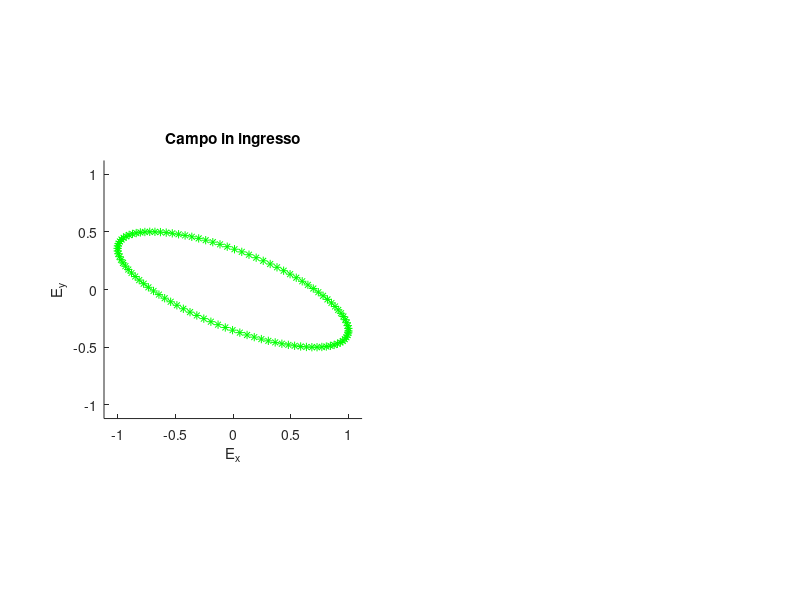

Source code (MATLAB): (Note: this script raises an error after producing the figure.)
% STUDIO DELLA POLARIZZAZIONE CON LE MATRICI DI JONES
% convenzione cos(kz-wt + phi) e guardare l'onda che ci arriva
% agli occhi.
% Le matrici di Jones sono delle matrici 2x2 che permettono di trasformare
% le componenti complesse Ex, Ey dei campi. Sono comode per gestire la luce
% polarizzata.
% 
% Author:       Andrea Farina
% Institution:  CNR - IFN
% email:        andrea.farina@polimi.it 
% March 2021; Last revision: 17-March-2022

close all;clearvars;
%% DEFINIZIONE DELLE MATRICI DI JONES
% Polarizzatore con asse orizzontale
P_H = [1,0;0 0];

% Polarizzatore con asse verticale
P_V = [0 0; 0 1];
%% rotazione di una matrice J
% matrice rotazione rispetto all'orizzontale
Jt = @(theta)[cos(theta) sin(theta);-sin(theta) cos(theta)];

% matrice lamina ritardatrice con asse fast parallelo all'asse X 
% (quindi ritardo la componenti y)
LR = @(phi)[1 0;0 exp(1i*phi)];

% ritardatore circolare Faraday
CR = @(delta)[cos(delta) sin(delta);-sin(delta) cos(delta)];

%% COMPONENTI OTTICI
% polarizzatore con asse ottico orientato di un angolo alfa rispetto a X
P= @(alfa)Jt(-alfa)*P_H*Jt(alfa);

% lamina a l/4 con asse ottico orientato di un angolo alfa rispetto a X
L4 = @(alfa)Jt(-alfa)*LR(pi/2)*Jt(alfa);

% lamina a l/2 con asse ottico orientato di un angolo alfa rispetto a X
L2 = @(alfa)Jt(-alfa)*LR(pi)*Jt(alfa);

% lamina con sfasamento generico eta con asse ottico orientato di un angolo
% alfa rispetto a X
Leta = @(eta,alfa)Jt(-alfa)*LR(eta)*Jt(alfa);

%% PROPAGAZIONE
% Le matrici di Jones sono inserite in ordine inverso alla propagazione
%% Inserire qui il vettore [Ex;Ey] complesso del campo di partenza
% Es 1
E = [sqrt(41/2); sqrt(41/2)*exp(1i*1.3495)];
% Es 2 
E=[1;sqrt(2)*exp(-1i*pi/4)];

E = [1;0.5*exp(1i*3*pi/4)];%*exp(1i*pi/2)];
%E = [5/sqrt(2);5/sqrt(2)*exp(1i*0.2838)];
%E = [sqrt(97/2);sqrt(97/2)*exp(1i*0.8364)];
%E=E./norm(E);

%% Inserire qui la matrice di propagazione
% comporre in ordine inverso le funzioni implicite sopra nella sezione
% "Componenti Ottici"
M=L2(pi/6);
M = 1;%L2(pi/3);%L2(0);%L4(0);%1;%L4(pi/3);%
%% ========================================================================
% campo in uscita
Ef=M*E;
%% PLOT
N = 100;
key = 6.3/N;
zed = 1:N;
prop=exp(1i*key*zed);
figure(1),
% plot campo in ingresso (osservare la rotazione!)
subplot(1,2,1),axis square,title('Campo in ingresso'),
xlabel('E_x');ylabel('E_y'),
xlim([-norm(E) norm(E)]);ylim([-norm(E) norm(E)]);
hold;drawnow;
for k=1:numel(prop)
    plot(real(E(1)*prop(k)),real(E(2)*prop(k)),'g*'),grid;
    drawnow;%pause(0.001);
end
yline(0,'LineWidth',1.5),xline(0,'LineWidth',1.5),grid
subplot(1,2,2),axis square,title('Campo in uscita'),
xlabel('E_x');ylabel('E_y'),
xlim([-norm(Ef) norm(Ef)]);ylim([-norm(Ef) norm(Ef)]);
hold;drawnow;
for k=1:numel(prop)
    plot(real(Ef(1)*prop(k)),real(Ef(2)*prop(k)),'g*'),grid;
    drawnow;%pause(0.001);
end
yline(0,'LineWidth',1.5),xline(0,'LineWidth',1.5),grid

%% PARAMETRI DI STOKES
S(1)=(Ef'*Ef);
S(2)=(abs(Ef(1))).^2-(abs(Ef(2))).^2;
S(3)=2*real(Ef(1)*conj(Ef(2)));
S(4)=-2*imag(Ef(1)*conj(Ef(2)));
S(abs(S)<=eps)=0;
disp('------ Parametri di Stokes -------');
disp(['I = ' num2str(S(1))]);
disp(['Q = ' num2str(S(2))]);
disp(['U = ' num2str(S(3))]);
disp(['V = ' num2str(S(4))]);

%% PARAMETRI DELL'ELLISSE
% assi dell'ellisse
a=sqrt(1/2*(S(1)+sqrt(S(2)^2+S(3)^2)));
b=sqrt(1/2*(S(1)-sqrt(S(2)^2+S(3)^2)));

%cos2psi=S(2)./sqrt(S(1)^2-S(4)^2);
%ax_ang=acos(cos2psi)/2;

tan2psi=S(3)/S(2);
ax_ang=atan(tan2psi)/2;

%sin2psi = S(3)./sqrt(S(2)^2+S(3)^2);
%ax_ang = asin(sin2psi)/2;

ax_ang=ax_ang/pi*180;
if abs(Ef(1))<abs(Ef(2))
    ax_ang = ax_ang + 90;
end

disp('----- Parametri dell''ellisse -----');
disp(['Psi =' num2str(ax_ang)]);
disp(['a = ' num2str(a)]);
disp(['b = ' num2str(b)]);
%% ==== campo in uscita
disp('------- Campo in uscita ---------');
disp(['Ex = ',num2str(Ef(1))]);
disp(['Ey = ',num2str(Ef(2))]);
%% utilizzo del toolbox PhaseArray
%   figure,polellip(Ef)
%   [TAU,EPSILON,AR,RS] = polellip(Ef);
%% 03/03/2021 per il corso ILM facciamo il plot al variare dell'angolo di
%% un polarizzatore. Misura di intensità
theta = linspace(-pi/4,pi,360);
for i = 1:numel(theta)
    aa = P(theta(i))*Ef;
    I(i) = norm(aa)^2;%abs(aa(1))^2+abs(aa(2))^2;
end
thetad = theta*180/pi;
figure1 = figure;
plot(thetad,I),xlim([-45 180]),xlabel('\theta','FontSize',16),
ylabel('I_{riv}(\theta)','FontSize',16),grid
yline(norm(Ef)^2/2,'LineWidth',1.5)
xline(0,'LineWidth',1);
ylim([b^2*(0.8) a^2*(1.1)])
%% disegnamo le linee e punti interessanti
yline(a^2,'r','LineWidth',1);
yline(b^2,'b','LineWidth',1);
xline(ax_ang,'g','LineWidth',1);
hold on
%plot(45,0.5*(S(1) + S(2)),'*')
%% crea labels sul grafico
annotation(figure1,'textbox',...
    [0.84 0.85 0.04 0.05],'String',{'a^2'},...
    'FontSize',14,...
    'FitBoxToText','off',...
    'EdgeColor','none');
annotation(figure1,'textbox',...
    [0.84 0.14 0.04 0.05],...
    'String','b^2',...
    'FontSize',14,...
    'FitBoxToText','off',...
    'EdgeColor','none');
annotation(figure1,'textbox',...
    [(ax_ang+48)/225 0.44 0.04 0.05],...
    'String','\Psi',...
    'FontSize',16,...
    'FitBoxToText','off',...
    'EdgeColor','none');
